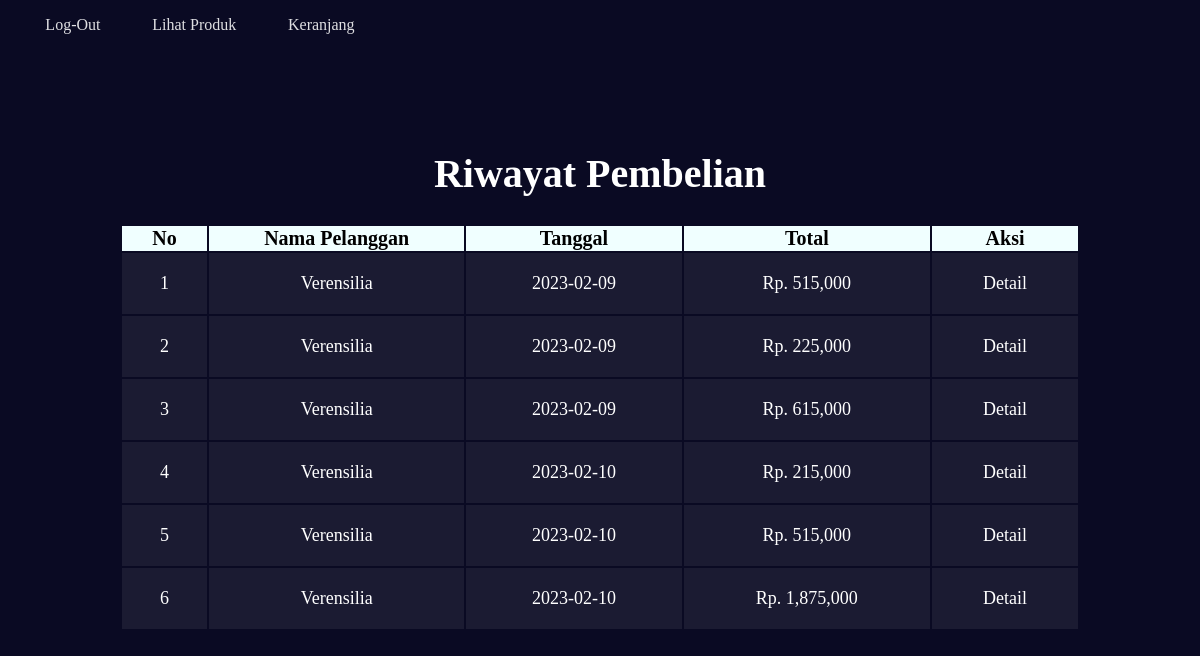
Page /daftar_beli_user.php?id=2 (signed in) on the committed database.
### tables this page shows
CREATE TABLE `pesanan` (
  `id` int(11) NOT NULL,
  `id_user` int(11) NOT NULL,
  `total_harga` int(11) NOT NULL,
  `tanggal_pesanan` date NOT NULL,
  `id_alamat` int(11) NOT NULL
);

CREATE TABLE `user` (
  `id_user` int(11) NOT NULL,
  `nama_user` varchar(100) NOT NULL,
  `username` varchar(100) NOT NULL,
  `password` varchar(25) NOT NULL,
  `level` enum('admin','user') NOT NULL
);

### daftar_beli_user.php (the view, shortened to what this page needs)
<?php
include 'koneksi.php';
?>
<!DOCTYPE html>
<html>
    <head>
        <link rel="stylesheet" href="styleindex.css">
    </head>
    <body>
    <nav>
        <ul>
          <li><a href="logout.php">Log-Out</a></li>
          <li><a href="index.php">Lihat Produk</a></li>
          <?php if(isset($_SESSION['user'])){ ?>
          <li><a href="keranjang.php">Keranjang</a></li>
          <?php }else{ ?>
            <li><a href="login.php">Login</a></li>
            <?php } ?>
        </ul>
      </nav>
      <h1 class="yuhu" >Riwayat Pembelian</h1>
      <section class="detail">
         <?php $nomor=1;
                $ambil_detail= mysqli_query($koneksi,"SELECT * FROM pesanan JOIN user ON pesanan.id_user=user.id_user WHERE pesanan.id_user='$_GET[id]'");
                if(mysqli_num_rows($ambil_detail)>0){ ?>
        <table  width="80%" style="margin:auto; font-size:18px; text-align:center;" border="0">
            <thead style="font-size:20px; background-color:azure; color:black;">
                <tr>
                    <th>No</th>
                    <th>Nama Pelanggan</th>
                    <th>Tanggal</th>
                    <th>Total</th>
                    <th>Aksi</th>
                </tr>
            </thead>
            <tbody style=" background-color:#1b1b32; color:white; ">
                <?php
                while($array_detail=mysqli_fetch_array($ambil_detail)){
                ?>
                    <tr>
                        <td><?php echo $nomor++;?></td>
                        <td><?php echo $array_detail['nama_user'];?></td>
                        <td><?php echo $array_detail['tanggal_pesanan'];?></td>
                        <td>Rp. <?php echo number_format($array_detail['total_harga']);?></td>
                        <td>
                            <a href="detail_user.php?idPesanan=<?php echo $array_detail['id'];?>">Detail</a>
                        </td>
                    </tr>
               <?php } ?>
            </tbody>
        </table>
        <?php }else{
             echo "<p style='text-align:center; font-size:20px;'>"."Belum Ada Pembelian"."</p>";}?>
      </section>
    </body>
</html>

### styleindex.css (style rules this page uses)
body { margin: 0; background-color: navy; color: white; background-color: #0a0a23; }
td { padding: 20px; }
a { text-decoration: none; color: white; }
.yuhu { font-size: 40px; text-align: center; margin-top: 100px; }
nav { width: 70%; max-width: 400px; height: 50px; }
nav > ul { display: flex; justify-content: space-evenly; flex-wrap: wrap; align-items: center; padding-inline-start: 0; margin-block: 0; height: 100%; }
nav > ul > li { color: #dfdfe2; margin: 0 0.1rem; padding: 0.3rem; display: block; border-radius: 10px; }
li > a { color: inherit; text-decoration: none; }

### rows in the picture
pesanan: id_user.nama_user "Verensilia", tanggal_pesanan "2023-02-09", total_harga "515,000"
pesanan: id_user.nama_user "Verensilia", tanggal_pesanan "2023-02-09", total_harga "225,000"
pesanan: id_user.nama_user "Verensilia", tanggal_pesanan "2023-02-09", total_harga "615,000"
pesanan: id_user.nama_user "Verensilia", tanggal_pesanan "2023-02-10", total_harga "215,000"
pesanan: id_user.nama_user "Verensilia", tanggal_pesanan "2023-02-10", total_harga "515,000"
pesanan: id_user.nama_user "Verensilia", tanggal_pesanan "2023-02-10", total_harga "1,875,000"
